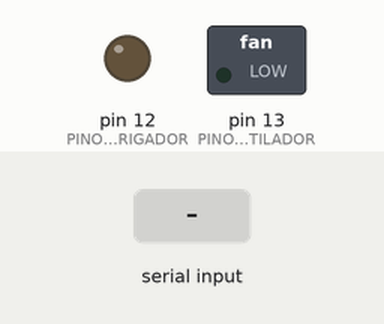
This sketch was run on a simulated Arduino Uno, built with avr-gcc and run on an emulated ATmega328P. Shown: switched loads named in the sketch (green lamp = pin HIGH), output pins drawn as LEDs (lit = HIGH). The test bench sets the inputs (shaded band).

Above: at 1.2 s.
1.3 s: byte 84 (CMD_LIGAR_VENTILADOR) received over Serial
At 2.5 s:
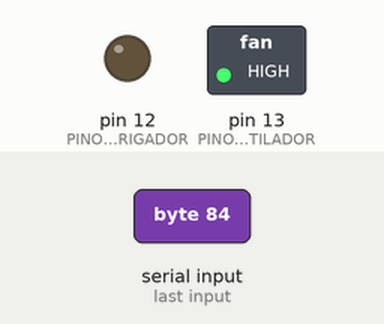
2.8 s: byte 85 (CMD_LIGAR_IRRIGADOR) received over Serial
At 3.7 s:
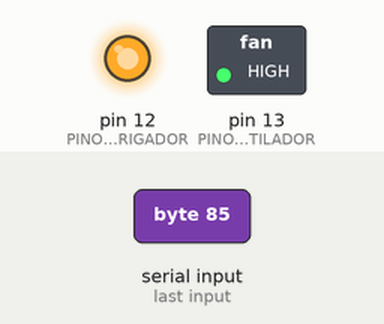
4.3 s: byte 116 (CMD_DESLIGAR_VENTILADOR) received over Serial
At 4.8 s:
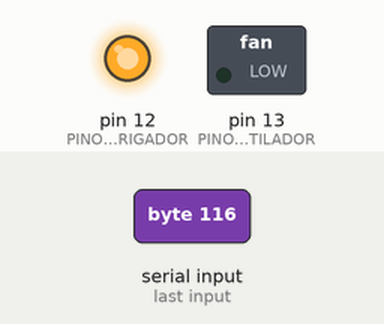
Timing chart, 0 to 7.3 s (numbered marks = the images above; inputs shaded):
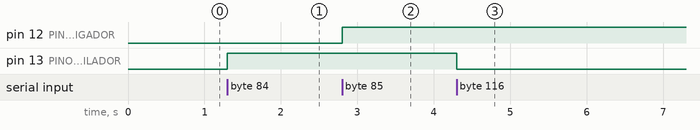

Measured:
- after the input at 1.3 s, pin 13 (PINO_VENTILADOR): LOW → HIGH at once
- after the input at 2.8 s, pin 12 (PINO_IRRIGADOR): LOW → HIGH at once
- after the input at 4.3 s, pin 13 (PINO_VENTILADOR): HIGH → LOW at once

The sketch:

dht11_acq.ino
```cpp
/**
* Federal University of Uberlândia
* DataBase Project
* repo: github.com/paulocamargos/data-logger-arduino
*
* Connections:
*  Conecte pino 1 do sensor (esquerda) ao +5V
*  Conecte pino 2 do sensor ao pino de dados definido em seu Arduino
*  Conecte pino 4 do sensor ao GND
*  Conecte o resistor de 10K entre pin 2 (dados)
*  e ao pino 1 (VCC) do sensor
*/

#include "DHT.h" // library download at: https://github.com/adafruit/DHT-sensor-library
// also download the dependency: https://github.com/adafruit/Adafruit_Sensor
// put the file Adafruit_Sensor.h inside the folder lib/DHT-sendor-library
//////////
//Pinos //
//////////
#define PINO_VENTILADOR 13
#define PINO_IRRIGADOR  12
#define DHTPIN A1 // pino que estamos conectado
#define DHTTYPE DHT11 // DHT 11

/////////////
//Comandos //
/////////////
#define CMD_LIGAR_VENTILADOR    'T'
#define CMD_DESLIGAR_VENTILADOR 't'

#define CMD_LIGAR_IRRIGADOR     'U'
#define CMD_DESLIGAR_IRRIGADOR  'u'

#define CMD_LER_DADOS           'R'

////////////////
//Comunicação //
////////////////
#define COMM_UMIDADE        'U'
#define COMM_TEMPERATURA    'T'
#define COMM_END_1          '\r'
#define COMM_END_2          '\n'

////////////////
//Global Data //
////////////////
char cmd_serial;
float read_temp, fake_umid;
DHT dht(DHTPIN, DHTTYPE);

void setup(){
    Serial.begin(9600);
    pinMode(PINO_VENTILADOR, OUTPUT);
    pinMode(PINO_IRRIGADOR, OUTPUT);
    dht.begin();
}

void loop(){
    if(Serial.available()){
        cmd_serial = Serial.read();
        switch(cmd_serial){
            case CMD_LIGAR_VENTILADOR:
            digitalWrite(PINO_VENTILADOR, HIGH);
            break;
            case CMD_DESLIGAR_VENTILADOR:
            digitalWrite(PINO_VENTILADOR, LOW);
            break;
            case CMD_LIGAR_IRRIGADOR:
            digitalWrite(PINO_IRRIGADOR, HIGH);
            break;
            case CMD_DESLIGAR_IRRIGADOR:
            digitalWrite(PINO_IRRIGADOR, LOW);
            break;
            case CMD_LER_DADOS:
            // A leitura da temperatura e umidade pode levar 250ms!
            // O atraso do sensor pode chegar a 2 segundos.
            read_temp = dht.readTemperature();
            fake_umid = dht.readHumidity();
            // if (isnan(t) || isnan(h)) {
            //   Serial.println("Failed to read from DHT");
            // }
            Serial.write(COMM_TEMPERATURA);
            Serial.print(read_temp, 2);
            Serial.write(COMM_END_1);
            Serial.write(COMM_END_2);
            Serial.write(COMM_UMIDADE);
            Serial.print(fake_umid, 2);
            Serial.write(COMM_END_1);
            Serial.write(COMM_END_2);
            break;
        }
    }
}
```
